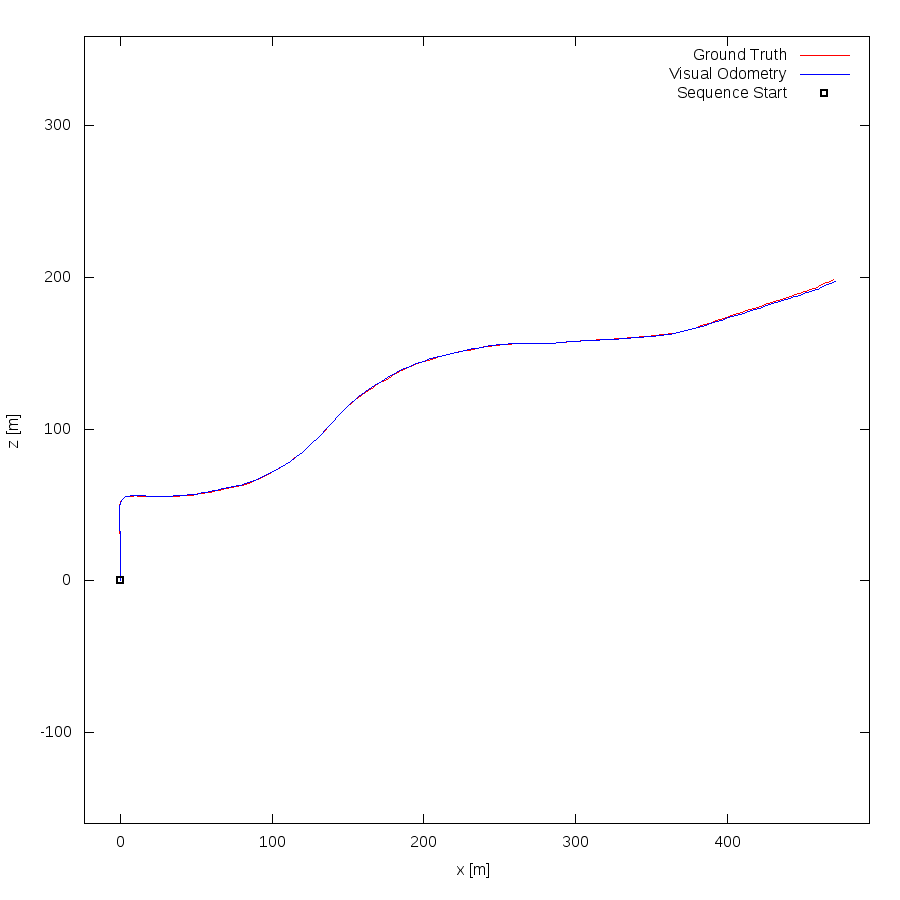

Source code (gnuplot):
set term postscript eps enhanced color
set output "03.eps"
set size ratio -1
set xrange [-24:494]
set yrange [-160:359]
set xlabel "x [m]"
set ylabel "z [m]"
plot "03.txt" using 1:2 lc rgb "#FF0000" title 'Ground Truth' w lines,"03.txt" using 3:4 lc rgb "#0000FF" title 'Visual Odometry' w lines,"< head -1 03.txt" using 1:2 lc rgb "#000000" pt 4 ps 1 lw 2 title 'Sequence Start' w points
